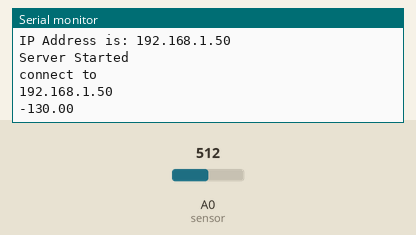
Bench run of a sketch on a simulated ESP8266 (NodeMCU). Shown: the last lines printed to the serial monitor. The inputs (shaded band) are chosen by the test bench; at power-on: A0 (sensor) = 512. WiFi joins after 1.5 s; servers stay silent unless stated.

Above: at 2.7 s.
2.8 s: A0 (sensor) set to 716
At 3.4 s:
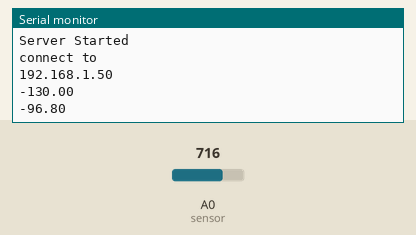
4.3 s: A0 (sensor) set to 900
At 5.1 s:
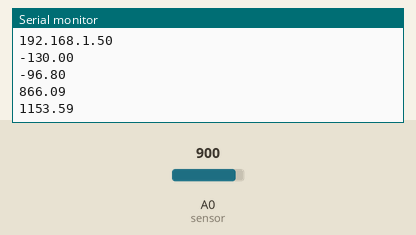
Timing chart, 0 to 7.3 s (numbered marks = the images above; inputs shaded):
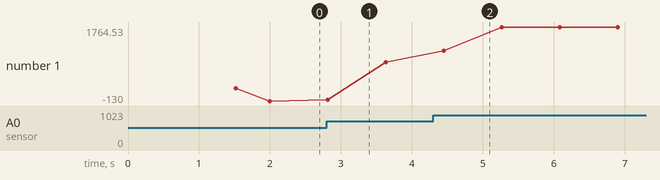

The sketch:

current_Sensor_test.ino
```cpp
#include <dummy.h>


/*
**  Connect the ESP8266 unit to an existing WiFi access point
**  For more information see http://42bots.com
*/
#include "ThingSpeak.h"
#include "ESP8266WiFi.h"
WiFiServer server(80);
WiFiClient client;
unsigned long myChannelNumber = 992259; //Your Channel Number (Without Brackets)
int val;
const char * myWriteAPIKey = "9VV7F5VS2UX3JF9G"; //Your Write API Key
const char* ssid = "2nd floor"; //replace this with your WiFi network name
const char* password = "9591604111@2"; //replace this with your WiFi network password
void setup()
{
  Serial.begin(9600);
  delay(10);

  WiFi.begin(ssid, password);

  Serial.println();
  Serial.print("Connecting");
  while (WiFi.status() != WL_CONNECTED)
  {
    delay(500);
    Serial.print(".");
  }

  Serial.println("success!");
  Serial.print("IP Address is: ");
  Serial.println(WiFi.localIP());
  server.begin();
  Serial.println("Server Started");
  Serial.println("connect to ");
  Serial.println(WiFi.localIP());
  ThingSpeak.begin(client);

}

void loop() {
unsigned int x=0;
float AcsValue=0.0,Samples=0.0,AvgAcs=0.0,AcsValueF=0.0;

  for (int x = 0; x < 150; x++){ //Get 150 samples
  AcsValue = analogRead(A0);     //Read current sensor values
  Samples = Samples + AcsValue;  //Add samples together
  delay (3); // let ADC settle before next sample 3ms
}
AvgAcs=Samples/150.0;//Taking Average of Samples

//((AvgAcs * (5.0 / 1024.0)) is converitng the read voltage in 0-5 volts
//2.5 is offset(I assumed that arduino is working on 5v so the viout at no current comes
//out to be 2.5 which is out offset. If your arduino is working on different voltage than
//you must change the offset according to the input voltage)
//0.185v(185mV) is rise in output voltage when 1A current flows at input
AcsValueF = (2.5 - (AvgAcs * (5.0 / 1024.0)) );

Serial.println(((AvgAcs * (5.0 / 1024.0))- 2.63)*1000);//Print the read current on Serial monitor
ThingSpeak.writeField(myChannelNumber, 1,AcsValueF, myWriteAPIKey); //Update in ThingSpeak
delay(50);
  }
```

Measured:
- after the input at 2.8 s, the serial monitor: prints a new line at once (image 1)
- after the input at 4.3 s, the serial monitor: prints a new line after 0.15 s (image 2)
- plotted number 1: -130 → 866.09 after the input at 2.8 s, 866.09 → 1764.53 after the input at 4.3 s
